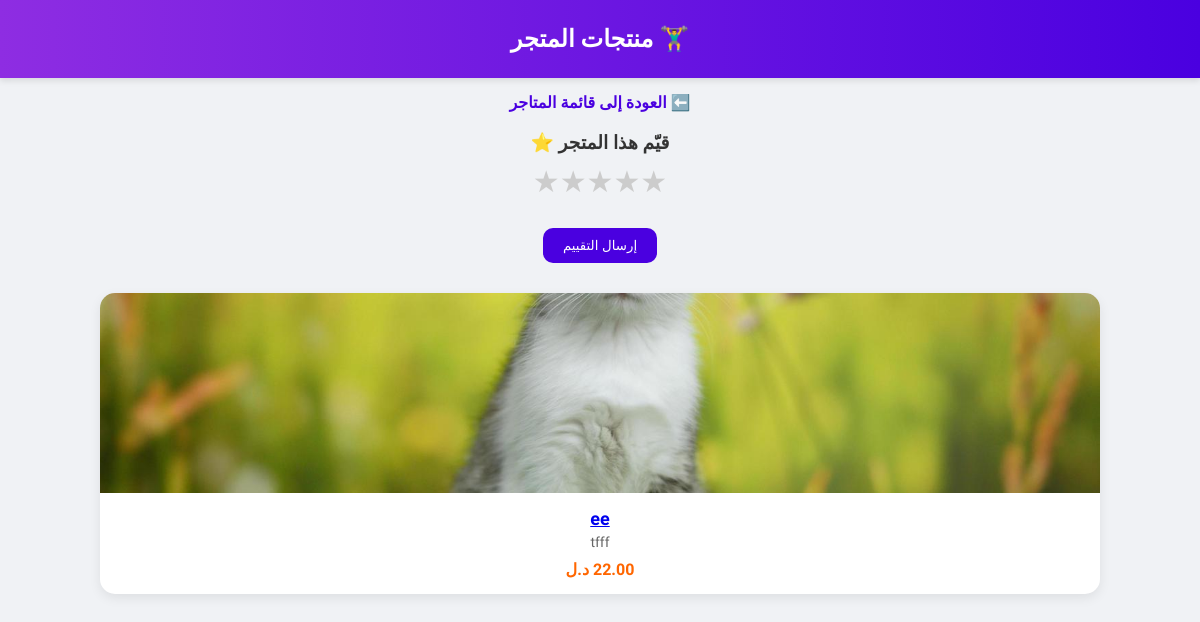
Screenshot of /vendor_products/1 with the database file from the repository.
### Vendor/models.py (models this page shows, shortened)
class Product(models.Model):
    vendor = models.ForeignKey(Vendor, on_delete=models.CASCADE, related_name='products')
    name = models.CharField(max_length=255)
    description = models.TextField()
    price = models.DecimalField(max_digits=10, decimal_places=2)
    image = models.ImageField(upload_to='products/', null=True, blank=True)
    PRODUCT_CATEGORIES = (
        ('sportswear', 'Sportswear'),
        ('supplements', 'Supplements'),
        ('equipment', 'Fitness Equipment'),
        ('membership', 'Gym Membership'),
        ('training', 'Personal Training Session'),
    )
    category = models.CharField(max_length=20, choices=PRODUCT_CATEGORIES)

### Vendor/views.py (the view)
# urls.py: path('vendor_products/<int:vendor_id>',vendor_products,name='vendor_products'),
def vendor_products(request,vendor_id):
    vendor = get_object_or_404(Vendor,pk=vendor_id)
    if vendor.is_active:
        products = Product.objects.filter(vendor=vendor)
    return render(request,'vendor_products.html',{'products':products,'vendor':vendor})

### templates/vendor_products.html (shortened to what this page needs)
<!DOCTYPE html>
<html lang="ar" dir="rtl">
<head>
</head>
<body>
    <header>
        🏋️‍♂️ منتجات المتجر
    </header>
    <a href="{% url 'Vendor:vendor' %}" class="back-link">⬅️ العودة إلى قائمة المتاجر</a>
    <div class="review-form">
        <h3>قيّم هذا المتجر ⭐</h3>
        <form method="POST" action="{% url 'Vendor:add_review' vendor.id %}">
            <div style="direction: rtl; display: inline-flex; flex-direction: row-reverse;">
                {% for i in "54321" %}
                    <label for="star{{ i }}" style="font-size: 30px; color: #ccc; cursor: pointer;">★</label>
                {% endfor %}
            </div>
            <br><br>
            <button type="submit">إرسال التقييم</button>
        </form>
    </div>
    <div class="container">
        {% if products %}
            {% for product in products %}
                <div class="product-card">
                    {% if product.image %}
                        <img src="{{ product.image.url }}" alt="{{ product.name }}">
                    {% else %}
                        <img src="https://via.placeholder.com/250x200?text=No+Image" alt="لا توجد صورة">
                    {% endif %}
                    <div class="product-info">
                        <div class="product-name">
                            <a href="{% url 'Vendor:product_detile' product_id=product.id %}">{{ product.name }}</a>
                        </div>
                        <div class="product-description">{{ product.description }}</div>
                        <div class="product-price">{{ product.price }} د.ل</div>
                    </div>
                </div>
            {% endfor %}
        {% else %}
            <p class="empty">لا توجد منتجات في هذا المتجر حالياً.</p>
        {% endif %}
    </div>
</body>
</html>

### templates/vendor_products.html (style rules this page uses)
body { font-family: 'Tajawal', sans-serif; background: #f0f2f5; margin: 0; padding: 0; color: #333; }
header { background: linear-gradient(90deg, #8e2de2, #4a00e0); color: white; text-align: center; padding: 25px 20px; font-size: 24px; font-weight: bold; box-shadow: 0 3px 6px rgba(0,0,0,0.1); }
a.back-link { display: block; margin: 15px auto; text-align: center; color: #4a00e0; font-weight: bold; text-decoration: none; transition: 0.3s; }
.container { max-width: 1000px; margin: 30px auto; padding: 0 20px; display: grid; grid-template-columns: repeat(auto-fit, minmax(250px, 1fr)); gap: 25px; }
.product-card { background: white; border-radius: 15px; overflow: hidden; box-shadow: 0 4px 12px rgba(0,0,0,0.08); transition: transform 0.3s ease, box-shadow 0.3s ease; display: flex; flex-direction: column; text-align: center; cursor: default; }
.product-card img { width: 100%; height: 200px; object-fit: cover; }
.product-info { padding: 15px; }
.product-name { font-size: 18px; font-weight: bold; color: #4a00e0; margin-bottom: 5px; }
.product-description { font-size: 14px; color: #666; margin-bottom: 10px; }
.product-price { font-size: 16px; font-weight: bold; color: #ff6600; }
.review-form { text-align: center; margin: 20px 0; }
.review-form h3 { margin-bottom: 10px; }
.review-form button { background: #4a00e0; color: white; padding: 10px 20px; border: none; border-radius: 10px; cursor: pointer; margin-top: 10px; }

### rows the page displays
Product: image (picture), name "ee", description "tfff", price "22.00"
